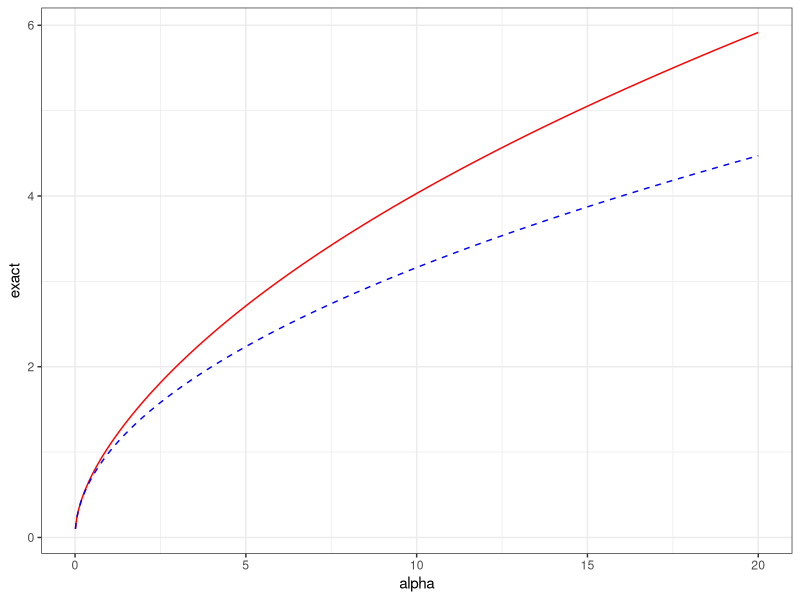
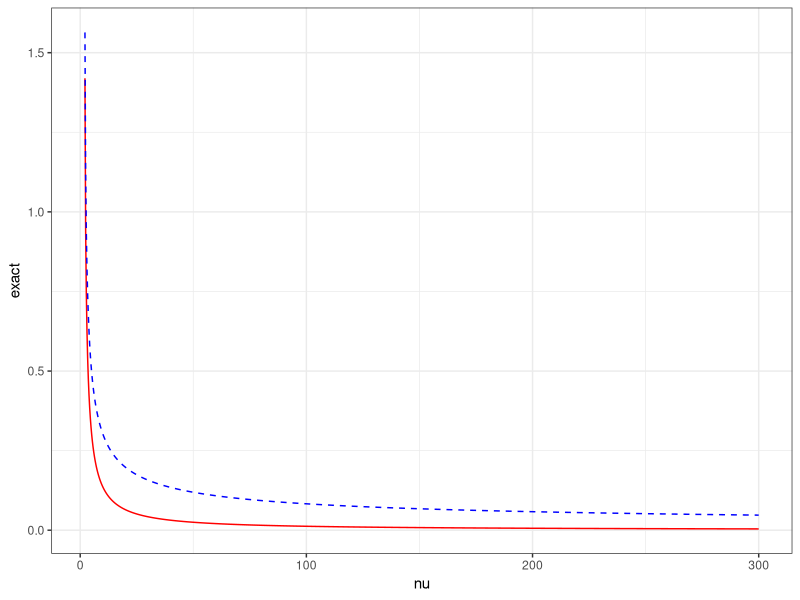
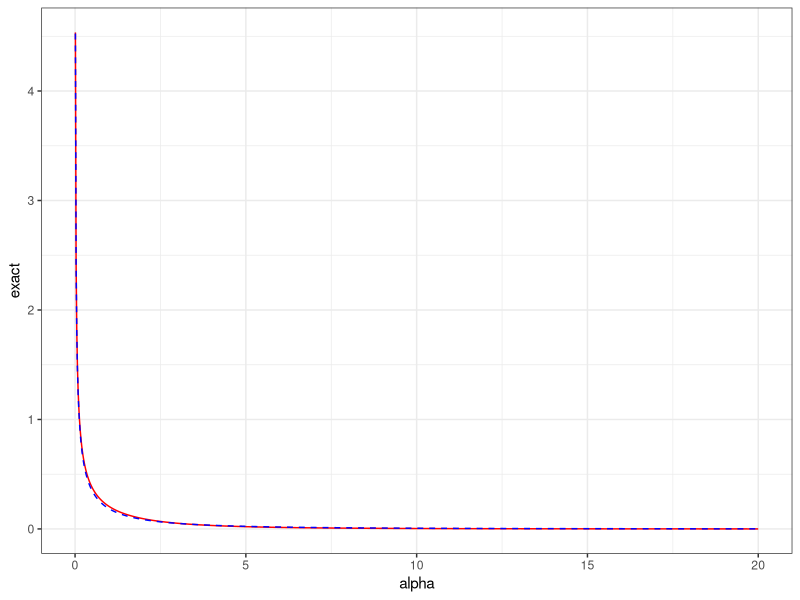
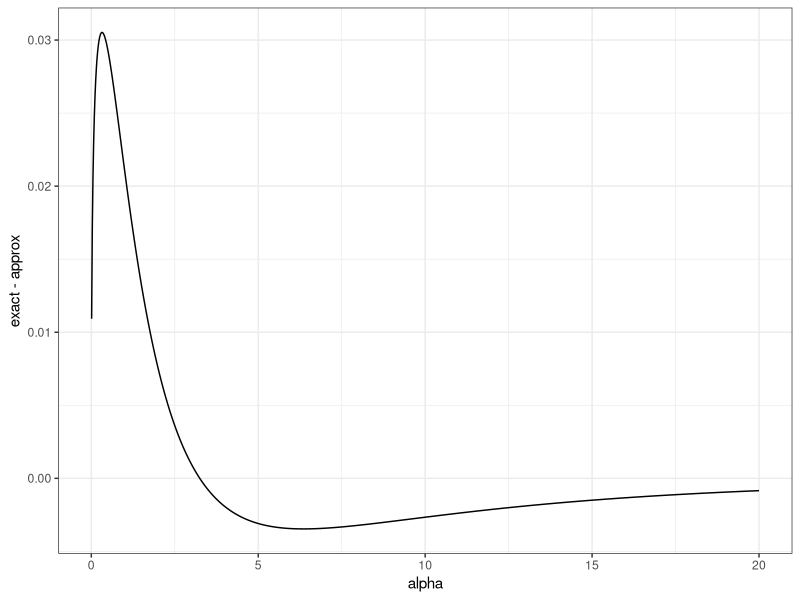
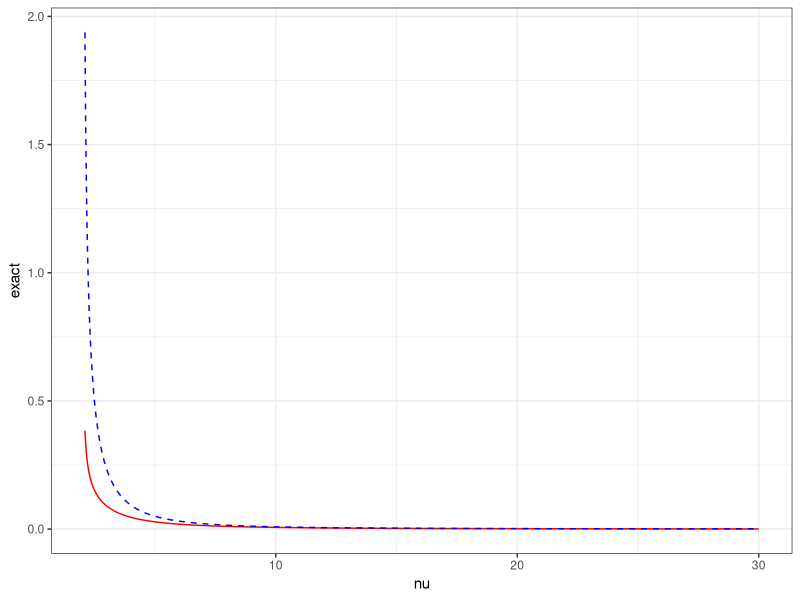
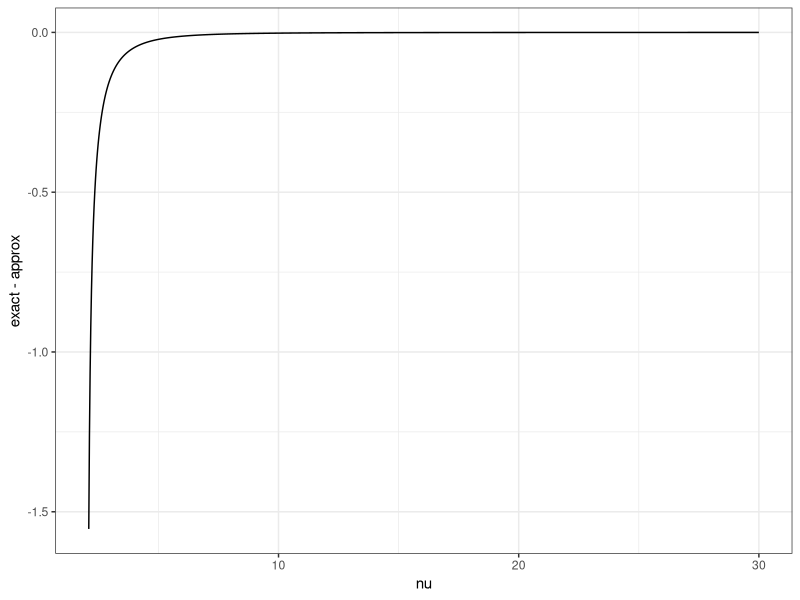

These charts were generated, in order, by the following R code:
## ---- chunk 1
#| message: false
library(tidyverse)
tibble(alpha = seq(0.01, 20, length.out = 1000),
       exact = sqrt(2*log(1/alpha) - 2*digamma(1/alpha)),
       approx = sqrt(alpha)
       ) |>
  ggplot(aes(x = alpha, y = exact)) + 
  geom_line(colour = "red") +
  geom_line(aes(y = approx), colour = "blue", linetype = "dashed") +
  theme_bw()
## ---- chunk 2
#| message: false
#| 

tibble(nu = seq(2.1, 300, length.out = 1000),
       exact = sqrt(1 + log(2/(nu-2)) + 
                      2*lgamma((nu+1)/2) - 2*lgamma(nu/2) - 
                      (nu + 1)* (digamma((nu+1)/2)-
                                   digamma(nu/2))),
       approx = sqrt(log(nu^2/((nu-2)*(nu+1))) - (nu+2)/(3*nu*(nu+1)))
       ) |>
  ggplot(aes(x = nu, y = exact)) + 
  geom_line(colour = "red") +
  geom_line(aes(y = approx), colour = "blue", linetype = "dashed") +
  theme_bw()
## ---- chunk 3
#| message: false
lambda <- 1
dat <- tibble(alpha = seq(0.01, 20, length.out = 1000),
       exact = lambda / alpha^2 * abs(trigamma(1/alpha) - alpha)/
         sqrt(2*log(1/alpha) -
                2*digamma(1/alpha))*
         exp(-lambda*sqrt(2*log(1/alpha) - 
                            2*digamma(1/alpha))),
       approx = lambda/(2*sqrt(alpha))*exp(-lambda*sqrt(alpha))
       ) 
dat |>
  ggplot(aes(x = alpha, y = exact)) + 
  geom_line(colour = "red") +
  geom_line(aes(y = approx), colour = "blue", linetype = "dashed") +
  theme_bw()

dat |>
  ggplot(aes(x = alpha, y = exact - approx)) + 
  geom_line(colour = "black") +
  theme_bw()

## ---- chunk 4
dist_ex <- \(nu) sqrt(1 + log(2/(nu-2)) + 
                      2*lgamma((nu+1)/2) - 2*lgamma(nu/2) - 
                      (nu + 1)* (digamma((nu+1)/2)-
                                   digamma(nu/2)))
dist_ap <- \(nu) sqrt(log(nu^2/((nu-2)*(nu+1))) - (nu+2)/(3*nu*(nu+1)))

lambda <- 1
dat <- tibble(nu = seq(2.1, 30, length.out = 1000),
       exact = lambda * (1/(nu-2) + (nu+1)/2 * (trigamma((nu+1)/2) - trigamma(nu/2)))/(4*dist_ex(nu)) * exp(-lambda*dist_ex(nu)),
       approx = lambda * (nu*(nu+2)*(2*nu + 9) + 4)/(3*nu^2*(nu+1)^2*(nu-2)) * exp(-lambda*dist_ap(nu))
       ) 
dat |>
  ggplot(aes(x = nu, y = exact)) + 
  geom_line(colour = "red") +
  geom_line(aes(y = approx), colour = "blue", linetype = "dashed") +
  theme_bw()

dat |>
  ggplot(aes(x = nu, y = exact - approx)) + 
  geom_line(colour = "black") +
  theme_bw()
